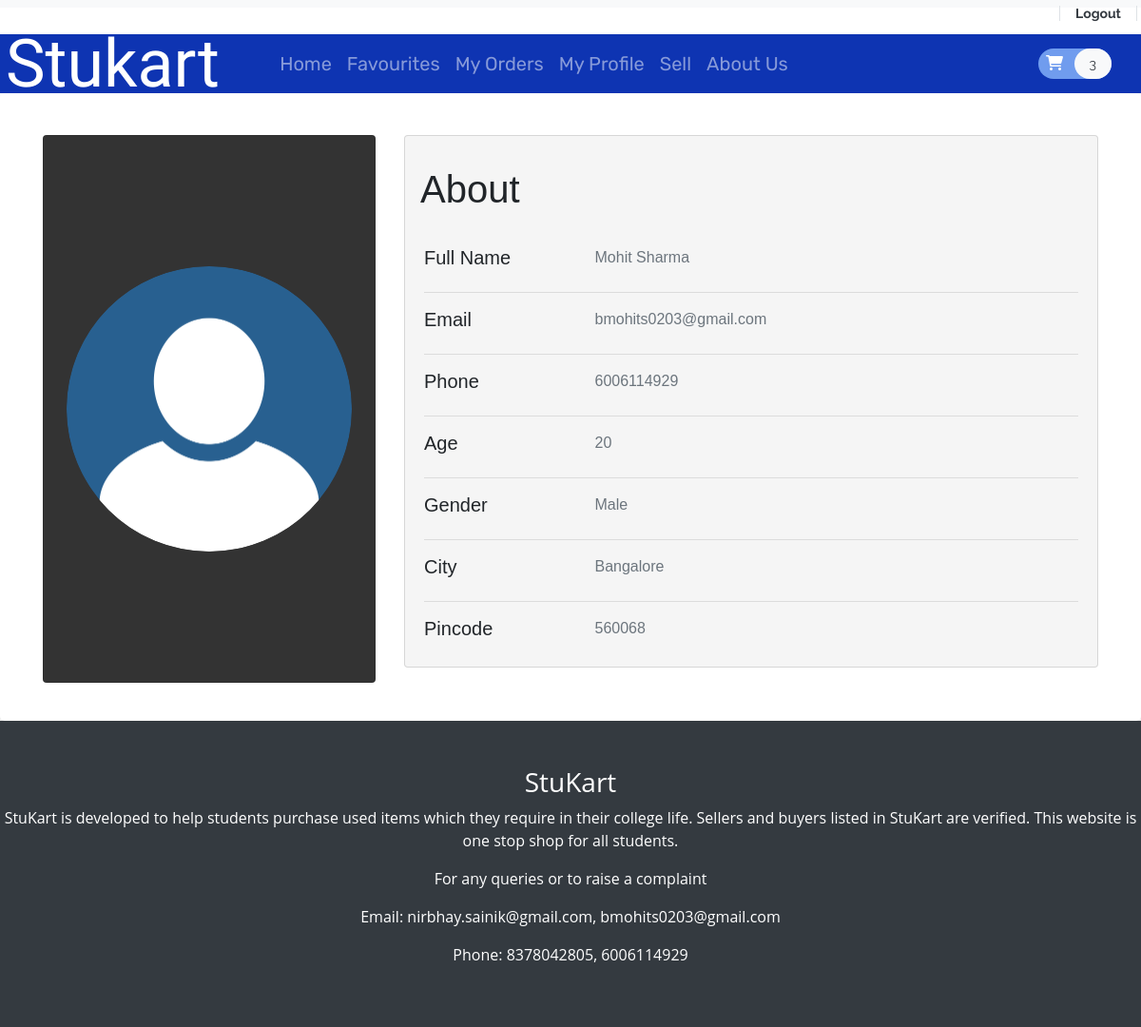
The page /profile.php (signed in) on the database its author committed.
### tables this page shows
CREATE TABLE `user` (
  `user_id` int(11) NOT NULL,
  `name` varchar(100) NOT NULL,
  `phone` bigint(10) NOT NULL,
  `email` varchar(50) NOT NULL,
  `password` varchar(20) NOT NULL,
  `age` int(3) NOT NULL,
  `city` varchar(20) NOT NULL,
  `pincode` int(6) NOT NULL,
  `gender` varchar(8) NOT NULL
);

### profile.php (called while the page is built, shortened)
<?php
include ('header.php');
?>
<?php
include ('Template/_profile.php');
?>
<?php
include ('footer.php');
?>

### functions.php (called while the page is built, shortened)
<?php
require ('database/DBController.php');
require ('database/SignIn.php');
$db = new DBController();
$SignIn = new SignIn($db );

### Database/SignIn.php (called while the page is built, shortened)
<?php
class SignIn
{
    public $db = null;
    public function __construct(DBController $db)
    {
        $this->db = $db;
    }
    public function checkUserLoggedIn(){
        if(isset($_SESSION['user_id'])){
           $id=$_SESSION['user_id'];
           $query="select * from user where user_id='$id'";
           $result = $this->db->con->query($query);
           if($result&& mysqli_num_rows($result)>0){
               $user_data=mysqli_fetch_assoc($result);
               return $user_data;
           }
        }
        else{
            header("Location:loginPage.php");
        }
    }
}

### Database/DBController.php (called while the page is built, shortened)
<?php
class DBController
{
    protected $host = 'localhost';
    protected $user = 'root';
    protected $password = '';
    protected $database = "stukart";
    public function __construct()
    {
        $this->con = mysqli_connect($this->host, $this->user, $this->password, $this->database);
    }
}

### Template/_profile.php (the view)
<div id="containerProfile">
    <div class="main">
        <div class="row">
            <div class="col-md-4 mt-1">
                <div class="card text-center sidebar">
                    <div id="profileImage">
                        <img src="./assets/profile.png" class="rounded-circle" width="300">
                    </div>
                </div>
            </div>
            <div class="col-md-8 mt-1">
                <div class="card mb-3 content">
                    <h1 class="m-3 pt-3">About</h1>
                    <div class="card-body">
                        <div class="row">
                            <div class="col-md-3">
                                <h5>Full Name</h5>
                            </div>
                            <div class="col-md-9 text-secondary">
                                <?php echo $user_profile['name']?>
                            </div>
                        </div>
                        <hr>
                        <div class="row">
                            <div class="col-md-3">
                                <h5>Email</h5>
                            </div>
                            <div class="col-md-9 text-secondary">
                                <?php echo $user_profile['email']?>
                            </div>
                        </div>
                        <hr>
                        <div class="row">
                            <div class="col-md-3">
                                <h5>Phone</h5>
                            </div>
                            <div class="col-md-9 text-secondary">
                                <?php echo $user_profile['phone']?>
                            </div>
                        </div>
                        <hr>
                        <div class="row">
                            <div class="col-md-3">
                                <h5>Age</h5>
                            </div>
                            <div class="col-md-9 text-secondary">
                                <?php echo $user_profile['age']?>
                            </div>
                        </div>
                        <hr>
                        <div class="row">
                            <div class="col-md-3">
                                <h5>Gender</h5>
                            </div>
                            <div class="col-md-9 text-secondary">
                                <?php echo $user_profile['gender']?>
                            </div>
                        </div>
                        <hr>
                        <div class="row">
                            <div class="col-md-3">
                                <h5>City</h5>
                            </div>
                            <div class="col-md-9 text-secondary">
                                <?php echo $user_profile['city']?>
                            </div>
                        </div>
                        <hr>
                        <div class="row">
                            <div class="col-md-3">
                                <h5>Pincode</h5>
                            </div>
                            <div class="col-md-9 text-secondary">
                                <?php echo $user_profile['pincode']?>
                            </div>
                        </div>
                    </div>
                </div>
            </div>
        </div>
    </div>
</div>

### style.css (style rules this page uses)
#containerProfile { max-width: 100%; width: 100%; background: #fff; padding: 25px 30px; border-radius: 5px; box-shadow: 0 5px 10px rgba(0, 0, 0, 0.15); }
.main { padding: 15px; font-family: Arial, Helvetica, sans-serif; }
.sidebar { background-color: #333; color: white; height: 100%; }
.card { position: relative; display: flex; flex-direction: column; }
.content { background-color: whitesmoke; }
#profileImage { margin: auto auto; }

### rows shown on the page
user: name "Mohit Sharma", email "bmohits0203@gmail.com", phone "6006114929", age "20", gender "Male", city "Bangalore", pincode "560068"

### other values the page prints
count($product->getDataForUser('cart',$user_id)) "3"
